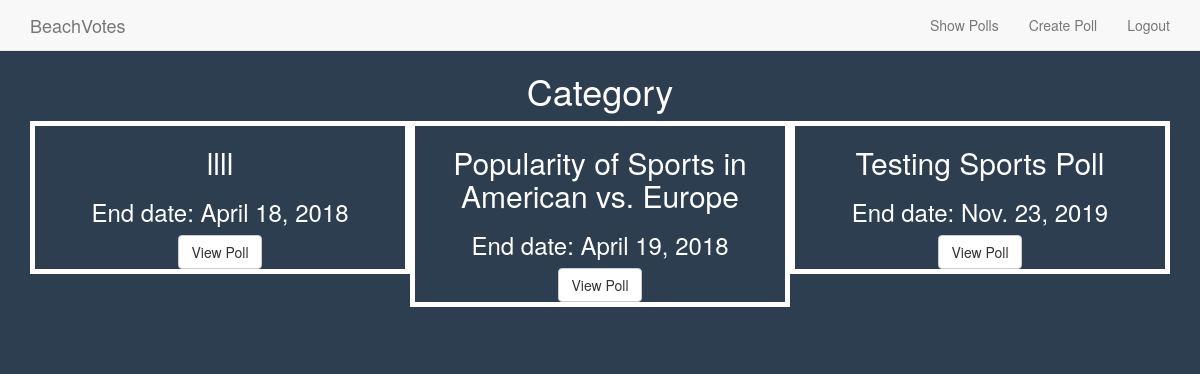
Page /poll/category/2/ (signed in) on the earlier database version.
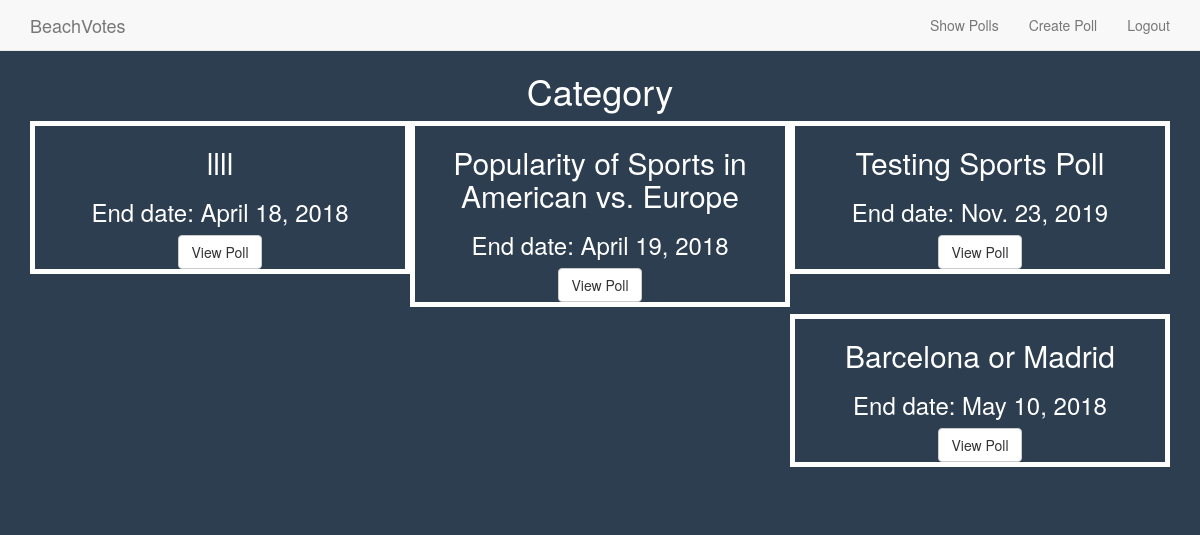
Same page on the later database version.
### poll/models.py (models this page shows, shortened)
class Poll(models.Model):
    category = models.ForeignKey(Category, on_delete=models.CASCADE)
    poll_creator = models.ForeignKey(User, on_delete=models.CASCADE)
    title_question = models.CharField(max_length = 128, unique = True, null = False)
    start_date = models.DateField(default = datetime.date.today, null = False)
    end_date =  models.DateField(default = datetime.date.today() + datetime.timedelta(days=1),
                                 null = False)

### poll/views.py (the view)
# urls.py: url(r'^category/(?P<category>[0-9]+)/$', views.view_category, name='view_category'),
@login_required
def view_category(request, category):
    context_dict = { 'polls' : Poll.objects.filter(category = category) }
    return render(request, 'poll/view_category.html', context_dict)

### templates/poll/view_category.html
{% extends 'poll/base.html' %}
{% block body_block %}
<div class="container">
  {% if polls %}
    <h1 class="text-center">Category</h1>
    {% for poll in polls %}
      <div class="col-md-4 text-center" style="border: 5px solid white; margin-bottom: 40px;">
        <h2>{{ poll.title_question }}</h2>
        <h3>End date: {{ poll.end_date }}</h3>
        <a href="{% url 'view_poll' poll.id %}" class="btn btn-default">View Poll</a>
      </div>
    {% endfor %}
  {% else %}
    <h1 class="text-center">There are no polls to show in this category</h1>
  {% endif %}
</div>
{% endblock %}

### templates/poll/base.html (shortened to what this page needs)
<!DOCTYPE html>
{% load staticfiles %}
<html>
<head lang="en">
  <link rel="stylesheet" href="https://maxcdn.bootstrapcdn.com/bootstrap/3.3.7/css/bootstrap.min.css" />
  <link rel="stylesheet" href="{% static 'stylesheets/base.css' %}">
</head>
<body>
  <nav class="navbar navbar-default navbar-fixed-top">
    <div class="container">
      <div class="navbar-header">
        <a class="navbar-brand nav-text" href="{% url 'index' %}">BeachVotes</a>
      </div>
      <div class="collapse navbar-collapse" id="nav-collapse">
        <ul class="nav navbar-nav navbar-right">
          {% if user.is_authenticated %}
            <li><a href="{% url 'show_polls' %}">Show Polls</a></li>
            <li><a href="{% url 'create_poll' %}">Create Poll</a></li>
            <li><a href="{% url 'auth_logout' %}">Logout</a></li>
          {% else %}
            <li><a href="{% url 'index' %}">Home</a></li>
            <li><a href="{% url 'auth_login' %}">Login</a></li>
            <li><a href="{% url 'registration_register' %}">Create Account</a></li>
          {% endif %}
        </ul>
      </div>
    </div>
  </nav>
  <div>
    {% block body_block %}
    {% endblock %}
  </div>
</body>
</html>

### static/stylesheets/base.css (style rules this page uses)
body { color: white; background-color: #2c3e50; }
.navbar-default { position: relative; margin-bottom: 0px; }

Differences in the rows shown:
added Poll: title_question "Barcelona or Madrid", end_date "May 10, 2018"
